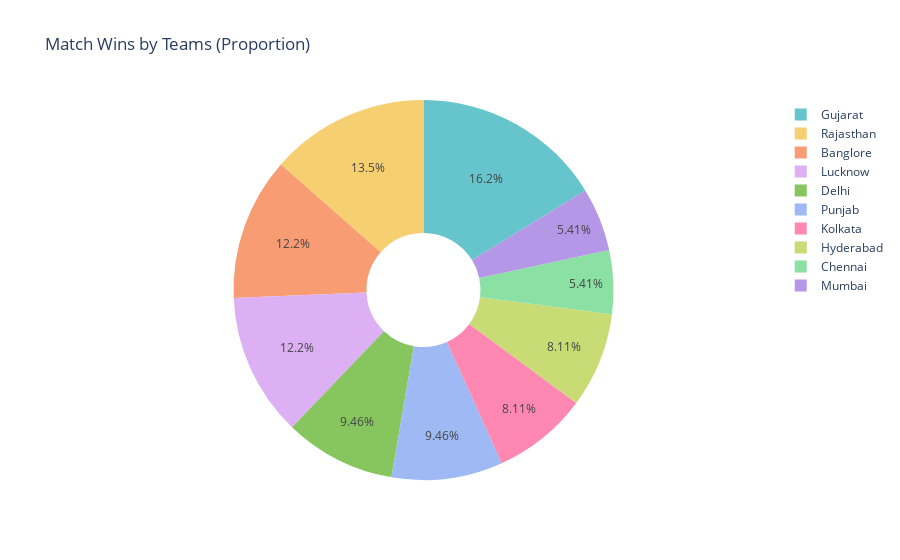

Notebook source saved alongside this figure:
### Code cell
fig = px.pie(df, names='match_winner', title='Match Wins by Teams (Proportion)',
             hole=0.3, color_discrete_sequence=px.colors.qualitative.Pastel)
fig.show()

### Figure 1 — Plotly figure (JSON) as saved in the notebook; plotly's stock layout.template omitted (floating-point values rounded to 4 significant figures)
{"data": [{"domain": {"x": [0, 1], "y": [0, 1]}, "hole": 0.3, "hovertemplate": "match_winner=%{label}<extra></extra>", "labels": ["Kolkata", "Delhi", "Punjab", "Gujarat", "Rajasthan", "Banglore", "Lucknow", "Kolkata", "Rajasthan", "Gujarat", "Punjab", "Lucknow", "Banglore", "Kolkata", "Lucknow", "Gujarat", "Hyderabad", "Banglore", "Delhi", "Rajasthan", "Hyderabad", "Chennai", "Punjab", "Gujarat", "Hyderabad", "Lucknow", "Banglore", "Hyderabad", "Gujarat", "Rajasthan", "Banglore", "Delhi", "Chennai", "Rajasthan", "Gujarat", "Hyderabad", "Lucknow", "Punjab", "Rajasthan", "Gujarat", "Delhi", "Lucknow", "Gujarat", "Mumbai", "Lucknow", "Chennai", "Kolkata", "Punjab", "Banglore", "Delhi", "Mumbai", "Rajasthan", "Lucknow", "Banglore", "Chennai", "Kolkata", "Gujarat", "Delhi", "Mumbai", "Punjab", "Kolkata", "Gujarat", "Rajasthan", "Delhi", "Hyderabad", "Lucknow", "Banglore", "Rajasthan", "Mumbai", "Punjab", "Gujarat", "Banglore", "Rajasthan", "Gujarat"], "legendgroup": "", "name": "", "showlegend": true, "type": "pie"}], "layout": {"legend": {"tracegroupgap": 0}, "piecolorway": ["rgb(102, 197, 204)", "rgb(246, 207, 113)", "rgb(248, 156, 116)", "rgb(220, 176, 242)", "rgb(135, 197, 95)", "rgb(158, 185, 243)", "rgb(254, 136, 177)", "rgb(201, 219, 116)", "rgb(139, 224, 164)", "rgb(180, 151, 231)", "rgb(179, 179, 179)"], "title": {"text": "Match Wins by Teams (Proportion)"}}}
